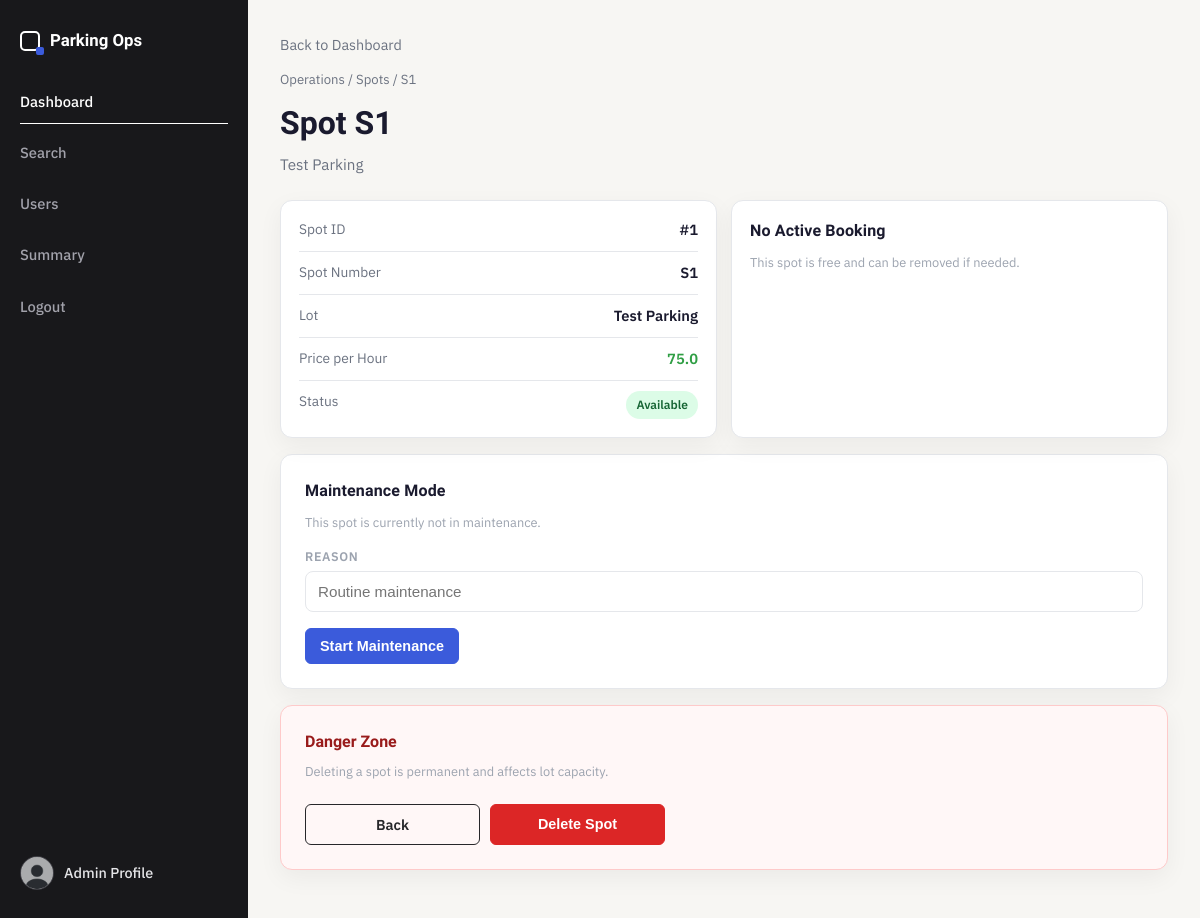
Screenshot of /admin/spot/1 (signed in) with the database file from the repository.
### models/models.py (models this page shows, shortened)
class ParkingSpot(db.Model):
    __table_args__ = (
        db.UniqueConstraint('lot_id', 'spot_number', name='uix_lot_spot'),
    )
    id = db.Column(db.Integer, primary_key=True)
    lot_id = db.Column(db.Integer, db.ForeignKey('parking_lot.id'), nullable = False)
    spot_number = db.Column(db.Integer, nullable=False)
    is_available = db.Column(db.Boolean, default=True)

class ParkingLot(db.Model):
    id = db.Column(db.Integer, primary_key=True)
    owner_id = db.Column(db.Integer, db.ForeignKey('user.id'), nullable=False)
    location_name = db.Column(db.String(100), nullable=False)
    address = db.Column(db.String(200), nullable=False)
    pincode = db.Column(db.String(10), nullable=False)
    price = db.Column(db.Float, nullable=False)
    total_slots = db.Column(db.Integer, nullable=False)
    available_slots = db.Column(db.Integer, nullable=False)
    owner = db.relationship("User")
    spots = db.relationship('ParkingSpot', backref='lot', cascade='all, delete-orphan')

### controllers/admin_controller.py (the view)
@admin_bp.route('/spot/<int:spot_id>')
@login_required
@admin_required
def view_spot(spot_id):
    spot = ParkingSpot.query.get_or_404(spot_id)
    booking = Booking.query.filter_by(spot_id=spot_id, status='active').first()
    user = User.query.get(booking.user_id) if booking else None
    duration_hours = 1
    total_cost = 0
    if booking:
        duration_hours = max(1, round((datetime.utcnow() - booking.timestamp).total_seconds() / 3600))
        total_cost = duration_hours * spot.lot.price
    active_maintenance = SpotMaintenanceWindow.query.filter_by(spot_id=spot.id, is_active=True).order_by(
        SpotMaintenanceWindow.starts_at.desc()
    ).first()
    return render_template(
        'view_parking.html',
        spot=spot,
        booking=booking,
        user=user,
        duration_hours=duration_hours,
        total_cost=round(total_cost, 2),
        active_maintenance=active_maintenance,
    )

### controllers/auth_controller.py (called while the page is built)
@login_manager.user_loader
def load_user(user_id):
    return User.query.get(int(user_id))

### templates/view_parking.html (shortened to what this page needs)
{% extends "base.html" %}
{% block content %}
<div class="ops-shell">
  {% include "partials/admin_sidebar.html" %}
  <main class="ops-main">
    <a href="{{ url_for('admin.dashboard') }}" class="back-link">Back to Dashboard</a>
    <header class="page-header">
      <p class="breadcrumb">Operations / Spots / {{ spot.spot_number }}</p>
      <h1 class="page-title">Spot {{ spot.spot_number }}</h1>
      <p class="page-subtitle">{{ spot.lot.location_name }}</p>
    </header>
    <section class="simple-grid two" style="margin-bottom: 16px;">
      <article class="card" style="padding: 18px;">
        <div class="info-list">
          <div class="info-row"><span class="info-label">Spot ID</span><span class="info-value">#{{ spot.id }}</span></div>
          <div class="info-row"><span class="info-label">Spot Number</span><span class="info-value">{{ spot.spot_number }}</span></div>
          <div class="info-row"><span class="info-label">Lot</span><span class="info-value">{{ spot.lot.location_name }}</span></div>
          <div class="info-row"><span class="info-label">Price per Hour</span><span class="info-value price">{{ spot.lot.price }}</span></div>
          <div class="info-row"><span class="info-label">Status</span><span class="badge {% if spot.is_available %}badge-success{% else %}badge-danger{% endif %}">{% if spot.is_available %}Available{% else %}Occupied{% endif %}</span></div>
        </div>
      </article>
      <article class="card" style="padding: 18px;">
        {% if booking and user %}
        <h2 class="section-title" style="font-size: 1rem; margin-bottom: 10px;">Current Booking</h2>
        <div class="info-list">
          <div class="info-row"><span class="info-label">Booking ID</span><span class="info-value">#{{ booking.id }}</span></div>
          <div class="info-row"><span class="info-label">User</span><span class="info-value">{{ user.full_name }}</span></div>
          <div class="info-row"><span class="info-label">Email</span><span class="info-value">{{ user.email }}</span></div>
          <div class="info-row"><span class="info-label">Vehicle</span><span class="info-value">{{ booking.vehicle_no }}</span></div>
          <div class="info-row"><span class="info-label">Check-in</span><span class="info-value">{{ booking.timestamp.strftime('%Y-%m-%d %H:%M') }}</span></div>
          <div class="info-row"><span class="info-label">Duration</span><span class="info-value">{{ duration_hours }} hour{{ 's' if duration_hours != 1 else '' }}</span></div>
          <div class="info-row"><span class="info-label">Current Cost</span><span class="info-value price">{{ total_cost }}</span></div>
        </div>
        {% else %}
        <h2 class="section-title" style="font-size: 1rem; margin-bottom: 10px;">No Active Booking</h2>
        <p class="notice">This spot is free and can be removed if needed.</p>
        {% endif %}
      </article>
    </section>
    <section class="card" style="margin-bottom: 16px;">
      <div class="page-actions" style="margin-top: 0; margin-bottom: 10px;">
        <h2 class="section-title" style="font-size: 1rem;">Maintenance Mode</h2>
      </div>
      {% if active_maintenance %}
      <div class="alert alert-warning">
        Active since {{ active_maintenance.starts_at.strftime('%Y-%m-%d %H:%M') }}.
        Reason: {{ active_maintenance.reason or 'Not specified' }}.
      </div>
      <form method="POST" action="{{ url_for('admin.stop_spot_maintenance', spot_id=spot.id) }}" style="max-width: 220px;">
        <button type="submit" class="btn btn-secondary">End Maintenance</button>
      </form>
      {% else %}
      <p class="notice" style="margin-bottom: 10px;">This spot is currently not in maintenance.</p>
      <form method="POST" action="{{ url_for('admin.start_spot_maintenance', spot_id=spot.id) }}">
        <div class="form-group">
          <label class="form-label" for="reason">Reason</label>
          <input id="reason" name="reason" type="text" class="form-control" placeholder="Routine maintenance">
        </div>
        <div style="max-width: 220px;">
          <button type="submit" class="btn btn-primary" {% if booking %}disabled{% endif %}>Start Maintenance</button>
        </div>
      </form>
      {% endif %}
    </section>
    <section class="card danger-zone" style="margin-bottom: 16px;">
      <h3>Danger Zone</h3>
      <p class="notice" style="margin-bottom: 12px;">Deleting a spot is permanent and affects lot capacity.</p>
      {% if booking and user %}
      <div class="alert alert-warning" style="margin-bottom: 12px;">This spot has an active booking and cannot be deleted.</div>
      <div class="form-actions" style="max-width: 360px;">
        <a href="{{ url_for('admin.dashboard') }}" class="btn btn-secondary">Back</a>
        <button type="button" class="btn btn-danger" disabled>Delete Spot</button>
      </div>
      {% else %}
      <form method="POST" action="{{ url_for('admin.delete_spot', spot_id=spot.id) }}" style="max-width: 360px;">
        <div class="form-actions">
          <a href="{{ url_for('admin.dashboard') }}" class="btn btn-secondary">Back</a>
          <button type="submit" class="btn btn-danger" onclick="return confirm('Are you sure you want to delete this parking spot?')">Delete Spot</button>
        </div>
      </form>
      {% endif %}
    </section>
  </main>
</div>
{% endblock %}

### static/style.css (style rules this page uses)
:root { --bg: #f7f6f3; --card: #ffffff; --sidebar: #18181b; --text-primary: #1a1a2e; --text-secondary: #6b7280; --text-soft: #9ca3af; --border: #e5e7eb; --header-bg: #f3f4f6; --header-text: #9ca3af; --row-hover: #f9fafb; --primary: #3b5bdb; --primary-hover: #324dc0; --success: #2f9e44; --danger: #e03131; --danger-solid: #dc2626; --danger-solid-hover: #b91c1c; --spot-available-bg: #dcfce7; --spot-available-text: #166534; --spot-occupied-bg: #fee2e2; --spot-occupied-text: #991b1b; --radius: 12px; --radius-sm: 6px; --shadow: 0 8px 24px rgba(24, 24, 27, 0.05); }
* { box-sizing: border-box; margin: 0; padding: 0; }
html, body { min-height: 100%; }
body { background: var(--bg); color: var(--text-primary); font-family: 'IBM Plex Sans', sans-serif; line-height: 1.5; }
a { color: inherit; text-decoration: none; }
h1, h2, h3, h4 { font-family: 'Sora', sans-serif; font-weight: 600; }
.page-header { margin-bottom: 24px; }
.breadcrumb { color: var(--text-secondary); font-size: 0.82rem; margin-bottom: 10px; }
.page-title { font-size: 2rem; margin-bottom: 6px; }
.page-subtitle { color: var(--text-secondary); font-size: 0.95rem; }
.page-actions { margin-top: 18px; display: flex; align-items: center; justify-content: space-between; gap: 12px; flex-wrap: wrap; }
.section-title { font-size: 1.15rem; letter-spacing: 0.01em; }
.card { background: var(--card); border: 1px solid var(--border); border-radius: var(--radius); box-shadow: var(--shadow); padding: 24px; }
.id-pill, .count-pill, .badge { display: inline-flex; align-items: center; justify-content: center; border-radius: 999px; font-size: 0.75rem; font-weight: 600; padding: 5px 10px; }
.badge-success { background: var(--spot-available-bg); color: var(--spot-available-text); }
.btn { display: inline-flex; align-items: center; justify-content: center; border-radius: var(--radius-sm); border: 1px solid transparent; font-size: 0.9rem; font-weight: 600; padding: 9px 14px; transition: background-color 0.2s ease, color 0.2s ease, border-color 0.2s ease; cursor: pointer; }
.btn-primary { background: var(--primary); border-color: var(--primary); color: #ffffff; }
.btn-secondary { background: transparent; border-color: #27272a; color: #27272a; }
.btn-danger { background: var(--danger-solid); border-color: var(--danger-solid); color: #ffffff; }
.form-group { margin-bottom: 16px; }
.form-label { display: inline-block; margin-bottom: 6px; font-size: 0.78rem; color: var(--text-soft); text-transform: uppercase; letter-spacing: 0.05em; font-weight: 600; }
.form-control, .form-select { width: 100%; border: 1px solid var(--border); border-radius: 8px; background: #ffffff; color: var(--text-primary); font-size: 0.95rem; padding: 11px 12px; }
.form-actions { display: grid; grid-template-columns: repeat(2, minmax(0, 1fr)); gap: 10px; margin-top: 22px; }
.notice { color: var(--text-soft); font-size: 0.8rem; }
.price { color: var(--success); font-weight: 700; }
.simple-grid { display: grid; gap: 14px; }
.simple-grid.two { grid-template-columns: repeat(2, minmax(0, 1fr)); }
.info-list { display: grid; gap: 10px; }
.info-row { display: flex; justify-content: space-between; gap: 12px; border-bottom: 1px solid var(--border); padding-bottom: 10px; }
.info-row:last-child { border-bottom: none; padding-bottom: 0; }
.info-label { color: var(--text-secondary); font-size: 0.86rem; }
.info-value { text-align: right; font-weight: 600; font-size: 0.92rem; }
.back-link { display: inline-flex; align-items: center; color: var(--text-secondary); margin-bottom: 14px; font-size: 0.9rem; }
.ops-shell { min-height: 100vh; }
.ops-main { margin-left: 248px; padding: 32px; }
.danger-zone { border: 1px solid #fecaca; background: #fff7f7; }
.danger-zone h3 { color: #991b1b; font-size: 1rem; margin-bottom: 8px; }

### rows the page displays
ParkingSpot: spot_number "S1", id "1"
ParkingLot: lot.location_name "Test Parking", lot.price "75.0"
